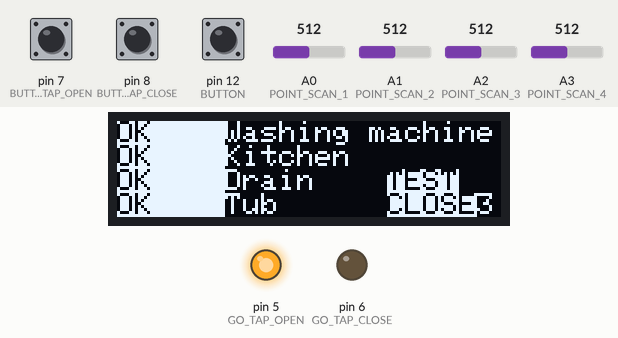
Recording of a sketch running on a simulated Arduino Uno, built with avr-gcc and run on an emulated ATmega328P. On the bench: 128×32 one-colour display, output pins drawn as LEDs (lit = HIGH). The test bench sets the inputs (shaded band); at power-on: A0 (POINT_SCAN_1) = 512, A1 (POINT_SCAN_2) = 512, pin 7 (BUTTON_TAP_OPEN) LOW, A2 (POINT_SCAN_3) = 512, A3 (POINT_SCAN_4) = 512, pin 8 (BUTTON_TAP_CLOSE) LOW, pin 12 (BUTTON) LOW. The display library's start-up logo is not drawn.

Above: at 1.2 s.
1.3 s: A0 (POINT_SCAN_1) set to 213
2.8 s: A0 (POINT_SCAN_1) set to 181
At 4.0 s:
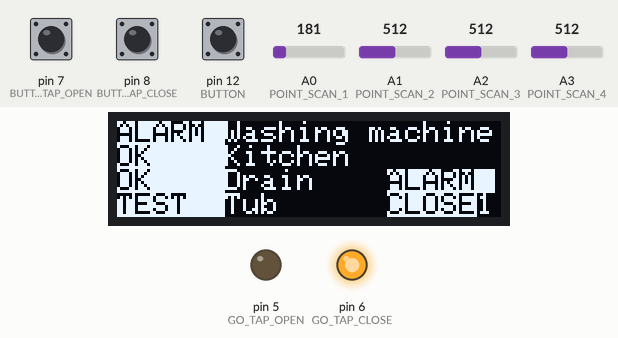
4.3 s: A1 (POINT_SCAN_2) set to 190
At 5.5 s:
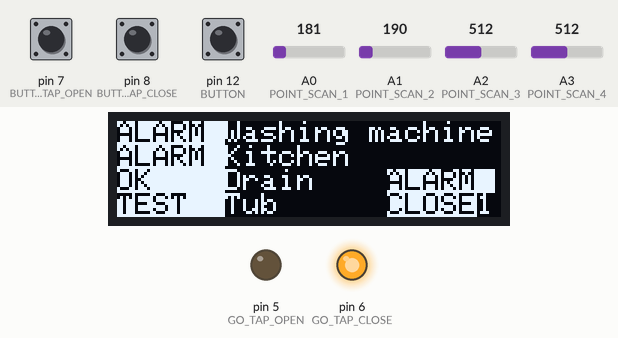
5.8 s: pin 7 (BUTTON_TAP_OPEN) pulled HIGH for 0.15 s
At 6.3 s:
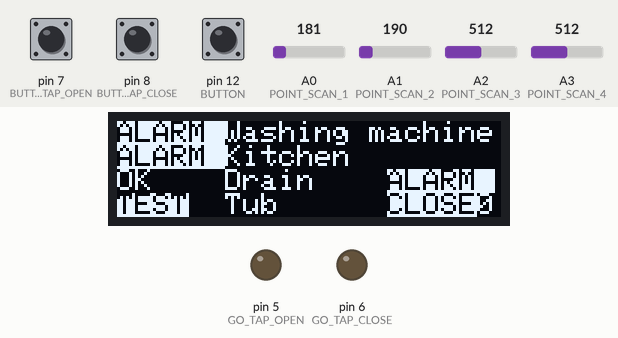
7.4 s: A2 (POINT_SCAN_3) set to 190
At 8.6 s:
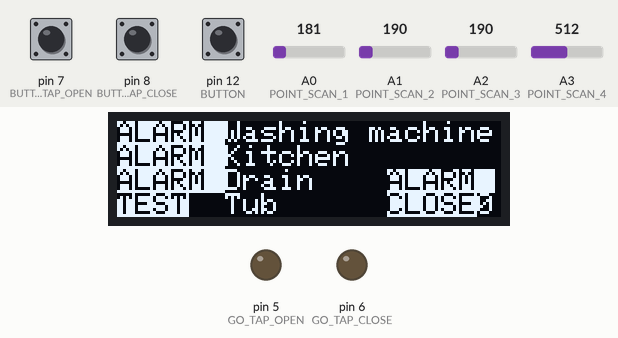
8.9 s: A3 (POINT_SCAN_4) set to 209
10.4 s: A3 (POINT_SCAN_4) set to 183
At 11.0 s:
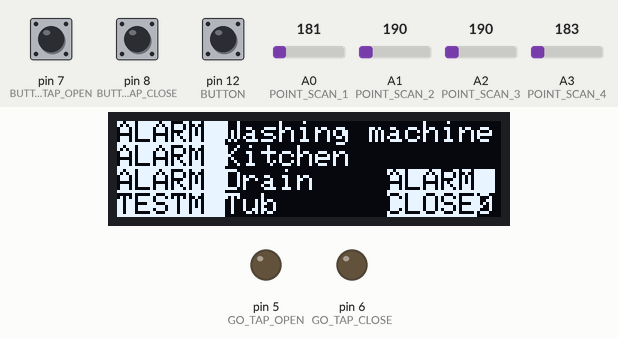
Timing chart, 0 to 12.9 s (numbered marks = the images above; inputs shaded):
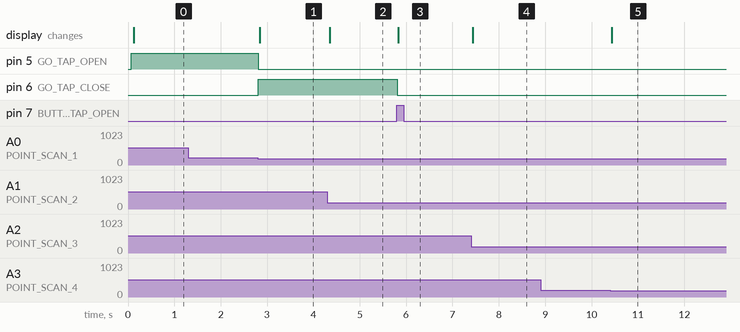

The sketch:

WaterCrane.ino
```cpp
#include "Monitor.h"
#include "Variables.h"

void setup() {
pinMode(POINT_SCAN_1,INPUT);//Датчики
pinMode(POINT_SCAN_2,INPUT);
pinMode(POINT_SCAN_3,INPUT);
pinMode(POINT_SCAN_4,INPUT);
pinMode(BUTTON_TAP_OPEN,INPUT);//Концевики
pinMode(BUTTON_TAP_CLOSE,INPUT);
pinMode(GO_TAP_OPEN,OUTPUT);//Управление приводом
pinMode(GO_TAP_CLOSE,OUTPUT);
pinMode(BUTTON,INPUT);//кнопка сброса
digitalWrite(GO_TAP_OPEN,LOW);
digitalWrite(GO_TAP_CLOSE,LOW);
runDisplay();
showDisplay();
}

void loop() {
//Просканировать точки затопления
mainProc.actionTap();

mainProc.stopTap();
//Обработка нажатия кнопки при снятии с тревоги
mainProc.statTapButton();

showDisplay();
}
```

Monitor.h
```cpp
#pragma once
#include <Wire.h>
#include <Adafruit_GFX.h>
#include <Adafruit_SSD1306.h>
#include "WorkOut.h"

WorkOut mainProc;

const int SCREEN_WIDTH = 128;       //displey width on pixel
const int SCREEN_HEIGHT = 32;       //height

const int8_t OLED_RESET = 4;           //pin reset по факту не используется

const char *TEXT_OK = "OK    ";
const char *TEXT_ALARM = "ALARM ";
const char *TEXT_OPEN = "OPEN";
const char *TEXT_CLOSE = "CLOSE";
const char *TEXT_TEST = "TEST";

Adafruit_SSD1306 display(SCREEN_WIDTH, SCREEN_HEIGHT, &Wire, OLED_RESET);


//Инициализация дисплея
void runDisplay()
{
  display.begin(SSD1306_SWITCHCAPVCC, 0x3C);
  display.display();
}

//Выделить текст
void selectText(const char *text)
{
  display.setTextColor(0, 1);
  display.print(text);
  display.setTextColor(1, 0);
}

//Загрузка изображения.
void showDisplay()
{
  if (mainProc.getAction())
  {
    display.clearDisplay();
    display.setTextSize(1);
    display.setTextColor(WHITE);
    display.setCursor(0, 0);

    //Заполняем основные пункты
    for (int i = 0; i < waterPoint::getAllPoint(); i++)
    {
      if(!mainProc.scanRoom[i].getAlarm())
        {
          if(mainProc.tap.getStatus()==CLOSING || mainProc.tap.getStatus()==OPENING)
            selectText(TEXT_OK);
          else
            display.print(TEXT_OK);
        }else
          selectText(TEXT_ALARM);
      display.println(mainProc.scanRoom[i].getNamePoint());

    }
    display.setCursor(90, 16);

  if(mainProc.tap.getAlarm())
    {
      selectText(TEXT_ALARM);
    }

   if(mainProc.tap.getTest())
    {
      selectText(TEXT_TEST);
    }
    //Надпись Open/Close
    display.setCursor(90, 24);
    if(mainProc.tap.getStatus()== OPEN)
      {
        display.print(TEXT_OPEN);
        display.print(mainProc.tap.getStatus());//**
      }
    else
      {
        selectText(TEXT_CLOSE);
        display.print(mainProc.tap.getStatus());//**
      }
    display.display();
    mainProc.setAction(false);
  }
}
```

Tap.cpp
```cpp
#include "Tap.h"


Tap::Tap(int mainOpen, int mainClose, int closePort, int openPort)
{
  portTapOpen = mainOpen;
  portTapClose = mainClose;
  portClose = closePort;
  portOpen = openPort;
  testTap = true;
  statusTap = CLOSED;
  //alarm = false;
}
// Get methods--------------------------------

int Tap::getStatus()
{
  return statusTap;
}

int Tap::getPortOpen()
{
	return portOpen;
}

int Tap::getPortClose()
{
	return portClose;
}

int Tap::getPortTapOpen()
{
	return portTapOpen;
}

int Tap::getPortTapClose()
{
	return portTapClose;
}

bool Tap::getTest()
{
	return testTap;
}

bool Tap::getAlarm()
{
	return alarm;
}

//End get method---------------------------------
//Set method-------------------------------------
void Tap::setStatus(int status)
{
  statusTap = status;
}

void Tap::setTest(bool test)
{
  testTap = test;
}

void Tap::setAlarm(bool statAlarm)
{
  alarm = statAlarm;
}
//End set method-----------------------------------
```

Tap.h
```cpp
/*
  Клапан
*/

#pragma once

enum ValueFouset
{
  CLOSED = 0, 	//Закрыто
  CLOSING,		//Закрывается
  OPEN,			//Открыто
  OPENING		//Открывается
};

class Tap
{
  private:
    int portTapOpen;
    int portTapClose;
    int portClose;		//порт концевика закрытия
    int portOpen;		//порт концевика открытия
    int statusTap;		//Состояние крана
    bool testTap;		//Тест крана
    bool alarm;				//Режим тревоги


  public:
    Tap(int mainOpen, int mainClose, int closePort, int openPort);
	//Узнать состояние крана
    int getStatus();
    int getPortOpen();
    int getPortClose();
    int getPortTapOpen();
    int getPortTapClose();
	//Узнать включен ли тест крана
    bool getTest();
    bool getAlarm();

	//Статус сотояния крана
    void setStatus(int);
	//Тестовая работа крана (Открытие/Закрытие)
    void setTest(bool);
	//Режим тревоги
    void setAlarm(bool);
};
```

Variables.h
```cpp
#pragma once
const int POINT_SCAN_1 = 14;//Порты установки точек сканирования
const int POINT_SCAN_2 = 15;
const int POINT_SCAN_3 = 16;
const int POINT_SCAN_4 = 17;

const int BUTTON_TAP_OPEN = 7;//Концевики на кране
const int BUTTON_TAP_CLOSE = 8;

const int GO_TAP_OPEN = 5;//Открытие или закрытие крана
const int GO_TAP_CLOSE = 6;

const int BUTTON = 12;//Кнопка сброса

const unsigned long VALUE_TEST_TIME = 604800;   //Период между тестами

const int MIN_VALUE_WATER = 200;  //Порог срабатывания датчика
```

WorkOut.cpp
```cpp
#include "WorkOut.h"

//Возвращает true если тревога на точке сканирования
bool WorkOut::scanPoint(int port)
{
	if (analogRead(port)<MIN_VALUE_WATER)return true;
	return false;
}


//Если в какой ниудь точке сработала тревога кран ставится по тревоге и возвращается true
bool WorkOut::scanAllPoint()
{
	int counter = 0;
	for (int i = 0; i < waterPoint::getAllPoint(); i++)
	{
		if (scanPoint(scanRoom[i].getPort()))
		{
      if(!scanRoom[i].getAlarm())
        scanRoom[i].setAlarm(true);

       counter++;

			if(!tap.getAlarm())
			    tap.setAlarm(true);
		}
	}
 actionDisplay = true;
	if(!counter)return false;
	else return true;
}


void WorkOut::nullPoint()
{
  for (int i = 0; i < waterPoint::getAllPoint(); i++)
  {
    scanRoom[i].setAlarm(false);
  }
}

//Если обнаружена течь(Тревога) Клапан закрывается. Если при открытии клапана появилась течь, то инициируется закрытие клапана.
void WorkOut::actionTap()
{
	if(scanAllPoint())
	{
	  tap.setAlarm(true);
  		if(tap.getStatus()==OPENING)
		  {
			  tap.setStatus(OPEN);
		  }
		goTap();
	}

	if(VALUE_TEST_TIME > millis()-testTime)
	{
			tap.setTest(true);
	}

	if(!tap.getAlarm() && tap.getTest())
	{
    if(tap.getStatus() == OPEN)
    {
		  tap.setTest(false);
		  goTap();
		  testTime = millis();
    }
    if(tap.getStatus() == CLOSED)
    {
      tap.setTest(false);
      goTap();
    }
	}

}


//Нажатие кнопки
bool WorkOut::statTapButton()
{
  if (digitalRead(BUTTON))
  {
    if(!scanAllPoint())
	{

		nullPoint();
		tap.setAlarm(false);
		goTap();
	}
	actionDisplay = true;
    return true;
  }
  return false;
}

//Действие крана(Открыти/Закрытие
void WorkOut::goTap()
{
	if(tap.getAlarm() || tap.getTest())
	{
		if (tap.getStatus() == OPEN) {
			tap.setStatus(CLOSING);
			digitalWrite(tap.getPortTapOpen(),LOW);
			digitalWrite(tap.getPortTapClose(),HIGH);
			actionDisplay = true;
			}
	}
	if(!tap.getAlarm())
	{
		if (tap.getStatus() == CLOSED )
			{

			tap.setStatus(OPENING);
			digitalWrite(tap.getPortTapClose(),LOW);
			digitalWrite(tap.getPortTapOpen(),HIGH);
			actionDisplay = true;
			}
  }
}

//Остановка крана
void WorkOut::stopTap()
{
	if (tap.getStatus() == OPENING && digitalRead(tap.getPortOpen())) {
		tap.setStatus(OPEN);
		digitalWrite(tap.getPortTapOpen(),LOW);

		actionDisplay = true;
	}
	if (tap.getStatus() == CLOSING && digitalRead(tap.getPortClose())) {
		digitalWrite(tap.getPortTapClose(),LOW);
		tap.setStatus(CLOSED);
		actionDisplay = true;
	}
}


void WorkOut::setAction(bool act)
{
   actionDisplay = act;
}


bool WorkOut::getAction()
{
  return actionDisplay;
}
```

WorkOut.h
```cpp
/*
  1. Сканирование всех точек на предмет протечки
  2. Проверка состояния крана
  3. Тест крана через определенное вреня
  4. Отображение состояния на дисплей
*/

#pragma once

#include "Tap.h"
#include "waterPoint.h"
#include "Variables.h"
#include <Arduino.h>


class WorkOut
{
    Tap tap;
    waterPoint scanRoom[4];
    bool startTime;
    bool actionDisplay;               //Для уменьшения количества обновлений экрана если true то дисплей обновляется
    unsigned long testTime;
  public:
    WorkOut(): tap(GO_TAP_OPEN, GO_TAP_CLOSE, BUTTON_TAP_OPEN, BUTTON_TAP_CLOSE),						//Инициализация крана (Порт для открытия,Порт для закрытия,Порт концевика открытия,Порт концевика закрытия)
      scanRoom{								        //Инициализация точек сканирования
      waterPoint("Washing machine", POINT_SCAN_1),
      waterPoint("Kitchen", POINT_SCAN_2),
      waterPoint("Drain", POINT_SCAN_3),
      waterPoint("Tub", POINT_SCAN_4)},
      startTime(false),
      actionDisplay(true),
      testTime(0)							//Время начала отсчета до на чала теста
    {

    }
    /*Сканирование портов. Приобнаружении утечки инициализация закрытия крана
      Далее режим ожидания пользователя
      При нажатии кнопки сброса необходимо проверить порты и есло все нормально открыть кран.
      Отдельный режим тест крана. Открыть и закрыть.
      Все отображать на дисплей
    */

    //Проверяет указанный порт, если 0 = OK, 1 = тревога
    bool scanPoint(int port);

    //Проход всех портов и при необходимости замена данных о порте если true значит тревога
    bool scanAllPoint();

    //Проверка точек и управление краном
    void actionTap();

    //Проверка концевиков крана
    bool statTapButton();

    //Пуск закрытия или открытия
    void goTap();

    //Остановка крана
    void stopTap();

    //Формирование изображения
    friend void showDisplay();

    //
    void setAction(bool act);

    bool getAction();

	//Снятие тревоги со всех точек
    void nullPoint();
};
```

waterPoint.cpp
```cpp
#include "waterPoint.h"

int waterPoint::allPoint(0);

waterPoint::waterPoint(const char *name, int number)
{
  portNumber = number;
  pNamePoint = name;
  allPoint++;
  numPoint = allPoint;
  alarmPoint = false;
}

const char* waterPoint::getNamePoint() const
{
  return pNamePoint;
}
const bool waterPoint::getAlarm() const
{
  return alarmPoint;
}

int waterPoint::getAllPoint()
{
  return allPoint;
}

const int waterPoint::getNumber() const
{
  return this->numPoint;
}

const int waterPoint::getPort()
{
  return this->portNumber;
}

void waterPoint::setAlarm(bool valueDangers)
{
  alarmPoint = valueDangers;
}
```

waterPoint.h
```cpp
/*
  Точка сканирования протечки
*/
#pragma once

class waterPoint {
  private:
    static int allPoint;
    int numPoint;
    int portNumber;
    bool alarmPoint;
    const char* pNamePoint;
  public:

    waterPoint(const char *name, int number);

    //Гетеры
    const char* getNamePoint() const;
    const bool getAlarm() const;
    static int getAllPoint();
    const int getNumber() const;
    const int getPort();
    //Сетеры
    void setAlarm(bool);
};
```

Measured:
- the behaviour switches between 200 and 199 on A0 (POINT_SCAN_1) (found by bisection; images 0 and 1)
- the behaviour switches between 200 and 199 on A3 (POINT_SCAN_4) (found by bisection; images 4 and 5)
- after the input at 1.3 s, every drawn part: stays the same
- after the input at 2.8 s, pin 5 (GO_TAP_OPEN): HIGH → LOW at once; pin 6 (GO_TAP_CLOSE): LOW → HIGH at once; the display: changes at once (image 1)
- after the input at 4.3 s, the display: changes after 0.05 s (image 2)
- after the input at 5.8 s, pin 6 (GO_TAP_CLOSE): HIGH → LOW at once; the display: changes at once (image 3)
- after the input at 7.4 s, the display: changes at once (image 4)
- after the input at 8.9 s, every drawn part: stays the same
- after the input at 10.4 s, the display: changes at once (image 5)
